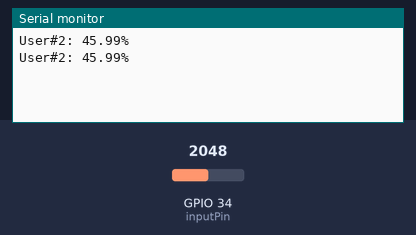
Recording of a sketch running on a simulated ESP32. On the bench: the last lines printed to the serial monitor. The inputs (shaded band) are chosen by the test bench; at power-on: GPIO 34 (inputPin) = 2048.

Above: at 5.8 s.
5.9 s: GPIO 34 (inputPin) set to 2866
At 11.4 s:
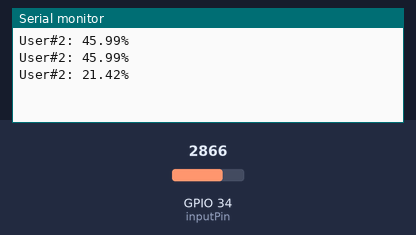
11.9 s: GPIO 34 (inputPin) set to 3603
At 16.5 s:
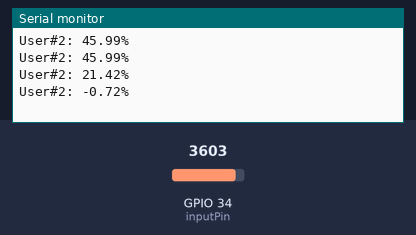
Timing chart, 0 to 18.0 s (numbered marks = the images above; inputs shaded):
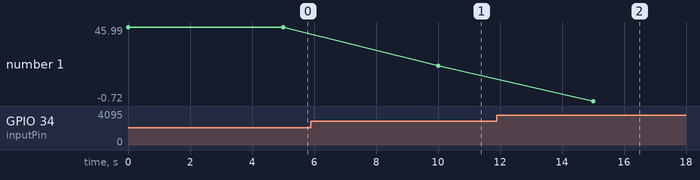

Measured:
- after the input at 5.9 s, the serial monitor: prints a new line after 4.1 s (image 1)
- after the input at 11.9 s, the serial monitor: prints a new line after 3.1 s (image 2)
- plotted number 1: 45.99 → 21.42 after the input at 5.9 s, 21.42 → -0.72 after the input at 11.9 s

The sketch:

slave2.ino
```cpp
#define Sender_Txd_pin 17
#define Sender_Rxd_pin 16

HardwareSerial Receiver(1);

const int inputPin = 34;    // GPIO Pin
const int AirValue = 3579;   //Need change for callibration for air
const int WaterValue = 250;  //Need change for callibration for water
float soilPercentage = 0;
float soilMoistureValue = 0;

void setup() {
  Serial.begin(9600);
  Receiver.begin(9600, SERIAL_8N1, Sender_Rxd_pin, Sender_Txd_pin);
}

void loop() {
  soilMoistureValue = analogRead(inputPin);
  soilPercentage = ((((AirValue - WaterValue) - (soilMoistureValue - WaterValue)) /(AirValue - WaterValue)) * 100);
  Serial.println("User#2: " + String(soilPercentage) + "%");
  Receiver.print("User#2: " + String(soilPercentage) + "%$");
  delay(5000);
}
```
